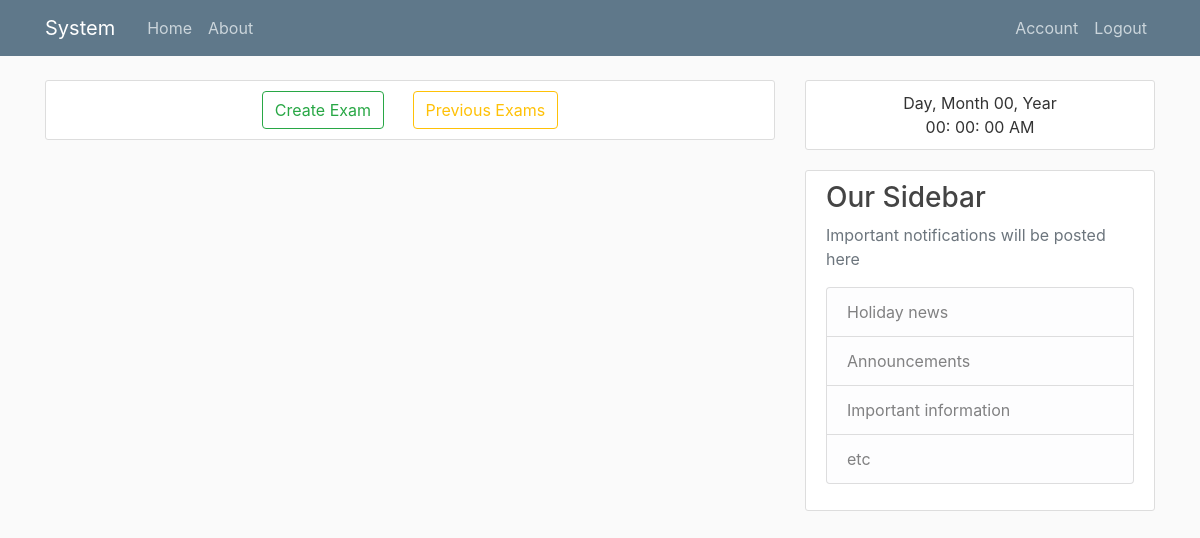
The page /home (signed in) on the database as committed earlier.
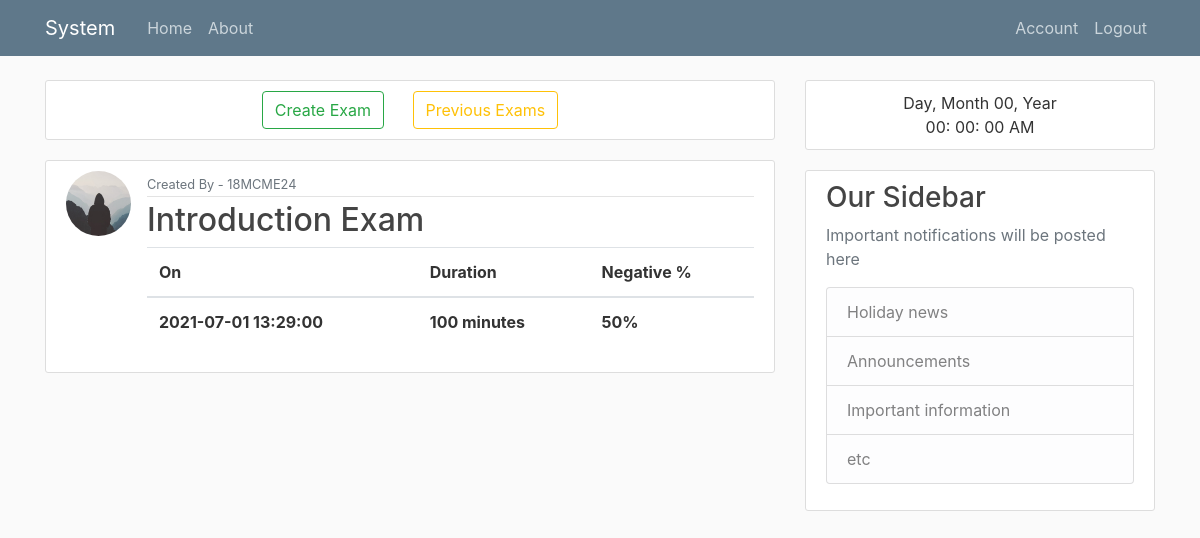
The same page on the database as committed later.
### system/models.py (models this page shows, shortened)
class Exam(db.Model):
    id = db.Column(db.Integer, primary_key=True)
    topic = db.Column(db.String(20), nullable=False)
    start_time = db.Column(db.DateTime, nullable=False, default=datetime.utcnow()+timedelta(hours=6.5))
    duration = db.Column(db.Integer, nullable=False)
    marks = db.Column(db.Integer, nullable=False)
    negative = db.Column(db.Integer, default=0)
    exam_code = db.Column(db.String(10), nullable=False)
    questions = db.Column(db.String(20), nullable=False)
    user_id = db.Column(db.Integer, db.ForeignKey('user.id'), nullable=False)

class User(db.Model, UserMixin):
    id = db.Column(db.Integer, primary_key=True)
    username = db.Column(db.String(20), unique=True, nullable=False)
    email = db.Column(db.String(120), unique=True, nullable=False)
    image_file = db.Column(db.String(20), nullable=False, default='default.jpg')
    encoding_file = db.Column(db.String(20), nullable=True)
    user_access = db.Column(db.Boolean, default=False)
    password = db.Column(db.String(60), nullable=False)
    posts = db.relationship('Exam', backref='author', lazy=True)

### system/routes.py (the view)
@app.route("/")
@app.route("/home")
@login_required
def home():
    exams = Exam.query.filter(Exam.start_time>datetime.now()).order_by(Exam.start_time)
    return render_template('home.html', exams=exams)

### system/models.py (called while the page is built)
@login_manager.user_loader
def load_user(user_id):
    return User.query.get(int(user_id))

### system/templates/home.html
{% extends "layout.html" %}
{% block content %}
    {% if current_user.user_access %}
        <div class="content-section text-center">
            <a class="btn btn-outline-success mr-4" href="{{ url_for('create_exam') }}">Create Exam</a>
            <a class="btn btn-outline-warning" href="{{ url_for('previous_exam') }}">Previous Exams</a>
        </div>
    {% else %}
        <div class="content-section text-center">
            <a class="btn btn-outline-success mr-4" href="{{ url_for('result') }}">My Results</a>
        </div>
    {% endif %}
    {% for exam in exams %}
        <article class="media content-section">
            <img class="rounded-circle article-img" src="{{ url_for('static', filename='profile_pics/' + exam.author.image_file) }}">
            <div class="media-body">
                <div class="article-metadata">
                    <small class="text-muted">Created By - {{ exam.author.username }}</small>
                </div>
                <a class="article-title" href="{{ url_for('join_exam', exam_id=exam.id) }}"><h2>{{ exam.topic }} Exam</h2></a>
                <table class="table">
                    <thead>
                        <tr>
                            <th>On</th>
                            <th>Duration</th>
                            <th>Negative %</th>
                        </tr>
                    </thead>
                    <tbody>
                        <tr>
                            <th>{{ exam.start_time }}</th>
                            <th>{{ exam.duration }} minutes</th>
                            <th>{{ exam.negative }}%</th>
                        </tr>
                    </tbody>
                </table>
            </div>
        </article>
    {% endfor %}
{% endblock content %}

Rows that differ between the two databases and show on the page:
added Exam: image_file (placeholder picture), author.username "18MCME24", topic "Introduction", start_time "2021-07-01 13:29:00", duration "100", negative "50"
